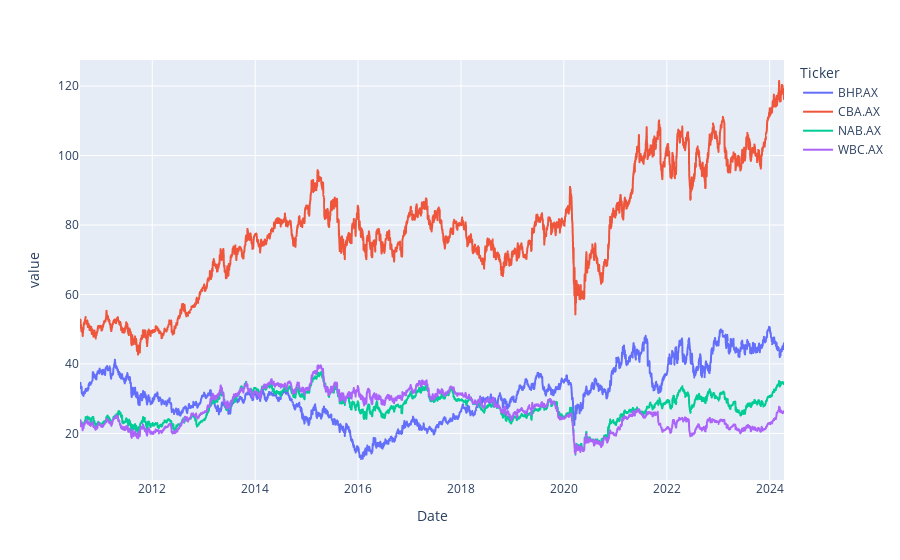

The notebook cell this image was saved under:
### Code cell
Close.plot()

### Figure 1 — Plotly figure (JSON) as saved in the notebook; plotly's stock layout.template omitted (floating-point values rounded to 4 significant figures; data arrays with more than 128 entries replaced by an {"elided": "..."} marker saying what was removed)
{"data": [{"hovertemplate": "Ticker=BHP.AX<br>Date=%{x}<br>value=%{y}<extra></extra>", "legendgroup": "BHP.AX", "line": {"color": "#636efa", "dash": "solid"}, "marker": {"symbol": "circle"}, "mode": "lines", "name": "BHP.AX", "showlegend": true, "type": "scattergl", "x": {"elided": "3460 str values"}, "xaxis": "x", "y": {"elided": "3460 float values"}, "yaxis": "y"}, {"hovertemplate": "Ticker=CBA.AX<br>Date=%{x}<br>value=%{y}<extra></extra>", "legendgroup": "CBA.AX", "line": {"color": "#EF553B", "dash": "solid"}, "marker": {"symbol": "circle"}, "mode": "lines", "name": "CBA.AX", "showlegend": true, "type": "scattergl", "x": {"elided": "3460 str values"}, "xaxis": "x", "y": {"elided": "3460 float values"}, "yaxis": "y"}, {"hovertemplate": "Ticker=NAB.AX<br>Date=%{x}<br>value=%{y}<extra></extra>", "legendgroup": "NAB.AX", "line": {"color": "#00cc96", "dash": "solid"}, "marker": {"symbol": "circle"}, "mode": "lines", "name": "NAB.AX", "showlegend": true, "type": "scattergl", "x": {"elided": "3460 str values"}, "xaxis": "x", "y": {"elided": "3460 float values"}, "yaxis": "y"}, {"hovertemplate": "Ticker=WBC.AX<br>Date=%{x}<br>value=%{y}<extra></extra>", "legendgroup": "WBC.AX", "line": {"color": "#ab63fa", "dash": "solid"}, "marker": {"symbol": "circle"}, "mode": "lines", "name": "WBC.AX", "showlegend": true, "type": "scattergl", "x": {"elided": "3460 str values"}, "xaxis": "x", "y": {"elided": "3460 float values"}, "yaxis": "y"}], "layout": {"autosize": true, "legend": {"title": {"text": "Ticker"}, "tracegroupgap": 0}, "margin": {"t": 60}, "xaxis": {"anchor": "y", "autorange": true, "domain": [0, 1], "range": ["2010-08-06", "2024-04-12"], "title": {"text": "Date"}, "type": "date"}, "yaxis": {"anchor": "x", "autorange": true, "domain": [0, 1], "range": [6.599, 127.5], "title": {"text": "value"}, "type": "linear"}}}
